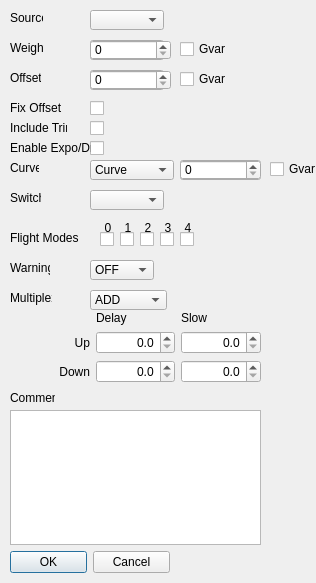
<?xml version="1.0" encoding="UTF-8"?>
<ui version="4.0">
 <class>MixerDialog</class>
 <widget class="QDialog" name="MixerDialog">
  <property name="geometry">
   <rect>
    <x>0</x>
    <y>0</y>
    <width>316</width>
    <height>583</height>
   </rect>
  </property>
  <property name="windowTitle">
   <string>Dialog</string>
  </property>
  <property name="windowIcon">
   <iconset>
    <normaloff>:/icon.png</normaloff>:/icon.png</iconset>
  </property>
  <widget class="QDialogButtonBox" name="buttonBox">
   <property name="geometry">
    <rect>
     <x>10</x>
     <y>550</y>
     <width>160</width>
     <height>25</height>
    </rect>
   </property>
   <property name="orientation">
    <enum>Qt::Horizontal</enum>
   </property>
   <property name="standardButtons">
    <set>QDialogButtonBox::Cancel|QDialogButtonBox::Ok</set>
   </property>
  </widget>
  <widget class="QPlainTextEdit" name="mixerComment">
   <property name="geometry">
    <rect>
     <x>10</x>
     <y>410</y>
     <width>251</width>
     <height>135</height>
    </rect>
   </property>
  </widget>
  <widget class="QLabel" name="label">
   <property name="geometry">
    <rect>
     <x>10</x>
     <y>390</y>
     <width>45</width>
     <height>16</height>
    </rect>
   </property>
   <property name="text">
    <string>Comment</string>
   </property>
  </widget>
  <widget class="QComboBox" name="weightCB">
   <property name="geometry">
    <rect>
     <x>90</x>
     <y>40</y>
     <width>74</width>
     <height>20</height>
    </rect>
   </property>
   <property name="whatsThis">
    <string>The curve used by the mix</string>
   </property>
  </widget>
  <widget class="QWidget" name="layoutWidget">
   <property name="geometry">
    <rect>
     <x>10</x>
     <y>310</y>
     <width>251</width>
     <height>73</height>
    </rect>
   </property>
   <layout class="QGridLayout" name="gridLayout" columnstretch="0,0,0">
    <item row="1" column="1">
     <widget class="QLabel" name="label_13">
      <property name="text">
       <string>Delay</string>
      </property>
     </widget>
    </item>
    <item row="1" column="2">
     <widget class="QLabel" name="label_14">
      <property name="text">
       <string>Slow</string>
      </property>
     </widget>
    </item>
    <item row="2" column="0">
     <widget class="QLabel" name="label_12">
      <property name="text">
       <string>Up</string>
      </property>
      <property name="alignment">
       <set>Qt::AlignRight|Qt::AlignTrailing|Qt::AlignVCenter</set>
      </property>
     </widget>
    </item>
    <item row="3" column="0">
     <widget class="QLabel" name="label_11">
      <property name="text">
       <string>Down</string>
      </property>
      <property name="alignment">
       <set>Qt::AlignRight|Qt::AlignTrailing|Qt::AlignVCenter</set>
      </property>
     </widget>
    </item>
    <item row="0" column="1">
     <spacer name="verticalSpacer">
      <property name="orientation">
       <enum>Qt::Vertical</enum>
      </property>
      <property name="sizeHint" stdset="0">
       <size>
        <width>20</width>
        <height>40</height>
       </size>
      </property>
     </spacer>
    </item>
    <item row="2" column="1">
     <widget class="QDoubleSpinBox" name="delayUpSB">
      <property name="whatsThis">
       <string>&lt;!DOCTYPE HTML PUBLIC &quot;-//W3C//DTD HTML 4.0//EN&quot; &quot;http://www.w3.org/TR/REC-html40/strict.dtd&quot;&gt;
&lt;html&gt;&lt;head&gt;&lt;meta name=&quot;qrichtext&quot; content=&quot;1&quot; /&gt;&lt;style type=&quot;text/css&quot;&gt;
p, li { white-space: pre-wrap; }
&lt;/style&gt;&lt;/head&gt;&lt;body style=&quot; font-family:'MS Shell Dlg 2'; font-size:8.25pt; font-weight:400; font-style:normal;&quot;&gt;
&lt;p style=&quot; margin-top:0px; margin-bottom:0px; margin-left:0px; margin-right:0px; -qt-block-indent:0; text-indent:0px;&quot;&gt;&lt;span style=&quot; font-weight:600; text-decoration: underline;&quot;&gt;Delay ans Slow&lt;/span&gt;&lt;/p&gt;
&lt;p style=&quot;-qt-paragraph-type:empty; margin-top:0px; margin-bottom:0px; margin-left:0px; margin-right:0px; -qt-block-indent:0; text-indent:0px; font-weight:600; text-decoration: underline;&quot;&gt;&lt;/p&gt;
&lt;p style=&quot; margin-top:0px; margin-bottom:0px; margin-left:0px; margin-right:0px; -qt-block-indent:0; text-indent:0px;&quot;&gt;These values control the speed and delay of the output of the mix.  &lt;/p&gt;
&lt;p style=&quot;-qt-paragraph-type:empty; margin-top:0px; margin-bottom:0px; margin-left:0px; margin-right:0px; -qt-block-indent:0; text-indent:0px;&quot;&gt;&lt;/p&gt;
&lt;p style=&quot; margin-top:0px; margin-bottom:0px; margin-left:0px; margin-right:0px; -qt-block-indent:0; text-indent:0px;&quot;&gt;If Delay is not zero the actuation of the mix will be delayed by the specified amount of seconds.&lt;/p&gt;
&lt;p style=&quot;-qt-paragraph-type:empty; margin-top:0px; margin-bottom:0px; margin-left:0px; margin-right:0px; -qt-block-indent:0; text-indent:0px;&quot;&gt;&lt;/p&gt;
&lt;p style=&quot; margin-top:0px; margin-bottom:0px; margin-left:0px; margin-right:0px; -qt-block-indent:0; text-indent:0px;&quot;&gt;If Slow is not zero then the speed of the mix will be set by the value specified -&amp;gt; the value states the number of seconds it takes to transit from -100 to 100.&lt;/p&gt;&lt;/body&gt;&lt;/html&gt;</string>
      </property>
      <property name="alignment">
       <set>Qt::AlignRight|Qt::AlignTrailing|Qt::AlignVCenter</set>
      </property>
      <property name="decimals">
       <number>1</number>
      </property>
      <property name="maximum">
       <double>15.000000000000000</double>
      </property>
     </widget>
    </item>
    <item row="2" column="2">
     <widget class="QDoubleSpinBox" name="slowUpSB">
      <property name="whatsThis">
       <string>&lt;!DOCTYPE HTML PUBLIC &quot;-//W3C//DTD HTML 4.0//EN&quot; &quot;http://www.w3.org/TR/REC-html40/strict.dtd&quot;&gt;
&lt;html&gt;&lt;head&gt;&lt;meta name=&quot;qrichtext&quot; content=&quot;1&quot; /&gt;&lt;style type=&quot;text/css&quot;&gt;
p, li { white-space: pre-wrap; }
&lt;/style&gt;&lt;/head&gt;&lt;body style=&quot; font-family:'MS Shell Dlg 2'; font-size:8.25pt; font-weight:400; font-style:normal;&quot;&gt;
&lt;p style=&quot; margin-top:0px; margin-bottom:0px; margin-left:0px; margin-right:0px; -qt-block-indent:0; text-indent:0px;&quot;&gt;&lt;span style=&quot; font-weight:600; text-decoration: underline;&quot;&gt;Delay ans Slow&lt;/span&gt;&lt;/p&gt;
&lt;p style=&quot;-qt-paragraph-type:empty; margin-top:0px; margin-bottom:0px; margin-left:0px; margin-right:0px; -qt-block-indent:0; text-indent:0px; font-weight:600; text-decoration: underline;&quot;&gt;&lt;/p&gt;
&lt;p style=&quot; margin-top:0px; margin-bottom:0px; margin-left:0px; margin-right:0px; -qt-block-indent:0; text-indent:0px;&quot;&gt;These values control the speed and delay of the output of the mix.  &lt;/p&gt;
&lt;p style=&quot;-qt-paragraph-type:empty; margin-top:0px; margin-bottom:0px; margin-left:0px; margin-right:0px; -qt-block-indent:0; text-indent:0px;&quot;&gt;&lt;/p&gt;
&lt;p style=&quot; margin-top:0px; margin-bottom:0px; margin-left:0px; margin-right:0px; -qt-block-indent:0; text-indent:0px;&quot;&gt;If Delay is not zero the actuation of the mix will be delayed by the specified amount of seconds.&lt;/p&gt;
&lt;p style=&quot;-qt-paragraph-type:empty; margin-top:0px; margin-bottom:0px; margin-left:0px; margin-right:0px; -qt-block-indent:0; text-indent:0px;&quot;&gt;&lt;/p&gt;
&lt;p style=&quot; margin-top:0px; margin-bottom:0px; margin-left:0px; margin-right:0px; -qt-block-indent:0; text-indent:0px;&quot;&gt;If Slow is not zero then the speed of the mix will be set by the value specified -&amp;gt; the value states the number of seconds it takes to transit from -100 to 100.&lt;/p&gt;&lt;/body&gt;&lt;/html&gt;</string>
      </property>
      <property name="alignment">
       <set>Qt::AlignRight|Qt::AlignTrailing|Qt::AlignVCenter</set>
      </property>
      <property name="decimals">
       <number>1</number>
      </property>
      <property name="maximum">
       <double>15.000000000000000</double>
      </property>
     </widget>
    </item>
    <item row="3" column="1">
     <widget class="QDoubleSpinBox" name="delayDownSB">
      <property name="whatsThis">
       <string>&lt;!DOCTYPE HTML PUBLIC &quot;-//W3C//DTD HTML 4.0//EN&quot; &quot;http://www.w3.org/TR/REC-html40/strict.dtd&quot;&gt;
&lt;html&gt;&lt;head&gt;&lt;meta name=&quot;qrichtext&quot; content=&quot;1&quot; /&gt;&lt;style type=&quot;text/css&quot;&gt;
p, li { white-space: pre-wrap; }
&lt;/style&gt;&lt;/head&gt;&lt;body style=&quot; font-family:'MS Shell Dlg 2'; font-size:8.25pt; font-weight:400; font-style:normal;&quot;&gt;
&lt;p style=&quot; margin-top:0px; margin-bottom:0px; margin-left:0px; margin-right:0px; -qt-block-indent:0; text-indent:0px;&quot;&gt;&lt;span style=&quot; font-weight:600; text-decoration: underline;&quot;&gt;Delay ans Slow&lt;/span&gt;&lt;/p&gt;
&lt;p style=&quot;-qt-paragraph-type:empty; margin-top:0px; margin-bottom:0px; margin-left:0px; margin-right:0px; -qt-block-indent:0; text-indent:0px; font-weight:600; text-decoration: underline;&quot;&gt;&lt;/p&gt;
&lt;p style=&quot; margin-top:0px; margin-bottom:0px; margin-left:0px; margin-right:0px; -qt-block-indent:0; text-indent:0px;&quot;&gt;These values control the speed and delay of the output of the mix.  &lt;/p&gt;
&lt;p style=&quot;-qt-paragraph-type:empty; margin-top:0px; margin-bottom:0px; margin-left:0px; margin-right:0px; -qt-block-indent:0; text-indent:0px;&quot;&gt;&lt;/p&gt;
&lt;p style=&quot; margin-top:0px; margin-bottom:0px; margin-left:0px; margin-right:0px; -qt-block-indent:0; text-indent:0px;&quot;&gt;If Delay is not zero the actuation of the mix will be delayed by the specified amount of seconds.&lt;/p&gt;
&lt;p style=&quot;-qt-paragraph-type:empty; margin-top:0px; margin-bottom:0px; margin-left:0px; margin-right:0px; -qt-block-indent:0; text-indent:0px;&quot;&gt;&lt;/p&gt;
&lt;p style=&quot; margin-top:0px; margin-bottom:0px; margin-left:0px; margin-right:0px; -qt-block-indent:0; text-indent:0px;&quot;&gt;If Slow is not zero then the speed of the mix will be set by the value specified -&amp;gt; the value states the number of seconds it takes to transit from -100 to 100.&lt;/p&gt;&lt;/body&gt;&lt;/html&gt;</string>
      </property>
      <property name="alignment">
       <set>Qt::AlignRight|Qt::AlignTrailing|Qt::AlignVCenter</set>
      </property>
      <property name="decimals">
       <number>1</number>
      </property>
      <property name="maximum">
       <double>15.000000000000000</double>
      </property>
     </widget>
    </item>
    <item row="3" column="2">
     <widget class="QDoubleSpinBox" name="slowDownSB">
      <property name="whatsThis">
       <string>&lt;!DOCTYPE HTML PUBLIC &quot;-//W3C//DTD HTML 4.0//EN&quot; &quot;http://www.w3.org/TR/REC-html40/strict.dtd&quot;&gt;
&lt;html&gt;&lt;head&gt;&lt;meta name=&quot;qrichtext&quot; content=&quot;1&quot; /&gt;&lt;style type=&quot;text/css&quot;&gt;
p, li { white-space: pre-wrap; }
&lt;/style&gt;&lt;/head&gt;&lt;body style=&quot; font-family:'MS Shell Dlg 2'; font-size:8.25pt; font-weight:400; font-style:normal;&quot;&gt;
&lt;p style=&quot; margin-top:0px; margin-bottom:0px; margin-left:0px; margin-right:0px; -qt-block-indent:0; text-indent:0px;&quot;&gt;&lt;span style=&quot; font-weight:600; text-decoration: underline;&quot;&gt;Delay ans Slow&lt;/span&gt;&lt;/p&gt;
&lt;p style=&quot;-qt-paragraph-type:empty; margin-top:0px; margin-bottom:0px; margin-left:0px; margin-right:0px; -qt-block-indent:0; text-indent:0px; font-weight:600; text-decoration: underline;&quot;&gt;&lt;/p&gt;
&lt;p style=&quot; margin-top:0px; margin-bottom:0px; margin-left:0px; margin-right:0px; -qt-block-indent:0; text-indent:0px;&quot;&gt;These values control the speed and delay of the output of the mix.  &lt;/p&gt;
&lt;p style=&quot;-qt-paragraph-type:empty; margin-top:0px; margin-bottom:0px; margin-left:0px; margin-right:0px; -qt-block-indent:0; text-indent:0px;&quot;&gt;&lt;/p&gt;
&lt;p style=&quot; margin-top:0px; margin-bottom:0px; margin-left:0px; margin-right:0px; -qt-block-indent:0; text-indent:0px;&quot;&gt;If Delay is not zero the actuation of the mix will be delayed by the specified amount of seconds.&lt;/p&gt;
&lt;p style=&quot;-qt-paragraph-type:empty; margin-top:0px; margin-bottom:0px; margin-left:0px; margin-right:0px; -qt-block-indent:0; text-indent:0px;&quot;&gt;&lt;/p&gt;
&lt;p style=&quot; margin-top:0px; margin-bottom:0px; margin-left:0px; margin-right:0px; -qt-block-indent:0; text-indent:0px;&quot;&gt;If Slow is not zero then the speed of the mix will be set by the value specified -&amp;gt; the value states the number of seconds it takes to transit from -100 to 100.&lt;/p&gt;&lt;/body&gt;&lt;/html&gt;</string>
      </property>
      <property name="alignment">
       <set>Qt::AlignRight|Qt::AlignTrailing|Qt::AlignVCenter</set>
      </property>
      <property name="decimals">
       <number>1</number>
      </property>
      <property name="maximum">
       <double>15.000000000000000</double>
      </property>
     </widget>
    </item>
   </layout>
  </widget>
  <widget class="QLabel" name="label_6">
   <property name="geometry">
    <rect>
     <x>10</x>
     <y>160</y>
     <width>29</width>
     <height>16</height>
    </rect>
   </property>
   <property name="text">
    <string>Curve</string>
   </property>
  </widget>
  <widget class="QComboBox" name="diffcurveCB">
   <property name="geometry">
    <rect>
     <x>90</x>
     <y>160</y>
     <width>84</width>
     <height>20</height>
    </rect>
   </property>
   <property name="whatsThis">
    <string>The curve used by the mix</string>
   </property>
   <item>
    <property name="text">
     <string>Curve</string>
    </property>
   </item>
   <item>
    <property name="text">
     <string>Differential</string>
    </property>
   </item>
   <item>
    <property name="text">
     <string>Expo</string>
    </property>
   </item>
  </widget>
  <widget class="QLabel" name="label_7">
   <property name="geometry">
    <rect>
     <x>10</x>
     <y>190</y>
     <width>31</width>
     <height>16</height>
    </rect>
   </property>
   <property name="text">
    <string>Switch</string>
   </property>
  </widget>
  <widget class="QLabel" name="label_8">
   <property name="geometry">
    <rect>
     <x>10</x>
     <y>260</y>
     <width>40</width>
     <height>16</height>
    </rect>
   </property>
   <property name="text">
    <string>Warning</string>
   </property>
  </widget>
  <widget class="QLabel" name="label_9">
   <property name="geometry">
    <rect>
     <x>10</x>
     <y>290</y>
     <width>42</width>
     <height>16</height>
    </rect>
   </property>
   <property name="text">
    <string>Multiplex</string>
   </property>
  </widget>
  <widget class="QComboBox" name="switchesCB">
   <property name="geometry">
    <rect>
     <x>90</x>
     <y>190</y>
     <width>74</width>
     <height>20</height>
    </rect>
   </property>
   <property name="whatsThis">
    <string>Switch used by the mix.
If blank then the mix is considered to be &quot;ON&quot; all the time.</string>
   </property>
  </widget>
  <widget class="QComboBox" name="warningCB">
   <property name="geometry">
    <rect>
     <x>90</x>
     <y>260</y>
     <width>64</width>
     <height>20</height>
    </rect>
   </property>
   <property name="whatsThis">
    <string>Mixer warning.
Setting this value will cause a beep to be emmitted when this value is active.</string>
   </property>
   <item>
    <property name="text">
     <string>OFF</string>
    </property>
   </item>
   <item>
    <property name="text">
     <string>1 Beep</string>
    </property>
   </item>
   <item>
    <property name="text">
     <string>2 Beep</string>
    </property>
   </item>
   <item>
    <property name="text">
     <string>3 Beep</string>
    </property>
   </item>
  </widget>
  <widget class="QComboBox" name="mltpxCB">
   <property name="geometry">
    <rect>
     <x>90</x>
     <y>290</y>
     <width>77</width>
     <height>20</height>
    </rect>
   </property>
   <property name="whatsThis">
    <string>Multiplexer

This determines how mixer values are added.

&quot;+&quot; means the value of the current mix is added to the previous mixes in the same channel.
&quot;*&quot; means the value of the current mix is amultiplied with the previous mixes in the same channel.
&quot;R&quot; means the value replaces the previous values.  If the switch is off the value will be ignored.</string>
   </property>
   <item>
    <property name="text">
     <string>ADD</string>
    </property>
   </item>
   <item>
    <property name="text">
     <string>MULTIPLY</string>
    </property>
   </item>
   <item>
    <property name="text">
     <string>REPLACE</string>
    </property>
   </item>
  </widget>
  <widget class="QCheckBox" name="FMtrimChkB">
   <property name="geometry">
    <rect>
     <x>90</x>
     <y>140</y>
     <width>16</width>
     <height>16</height>
    </rect>
   </property>
   <property name="whatsThis">
    <string>If checked - will add the trim from the source (if available)</string>
   </property>
   <property name="text">
    <string/>
   </property>
  </widget>
  <widget class="QLabel" name="label_expo_output">
   <property name="geometry">
    <rect>
     <x>10</x>
     <y>140</y>
     <width>81</width>
     <height>16</height>
    </rect>
   </property>
   <property name="text">
    <string>Enable Expo/Dr</string>
   </property>
  </widget>
  <widget class="QLabel" name="label_5">
   <property name="geometry">
    <rect>
     <x>10</x>
     <y>120</y>
     <width>57</width>
     <height>16</height>
    </rect>
   </property>
   <property name="text">
    <string>Include Trim</string>
   </property>
  </widget>
  <widget class="QCheckBox" name="trimChkB">
   <property name="geometry">
    <rect>
     <x>90</x>
     <y>120</y>
     <width>16</width>
     <height>16</height>
    </rect>
   </property>
   <property name="whatsThis">
    <string>If checked - will add the trim from the source (if available)</string>
   </property>
   <property name="text">
    <string/>
   </property>
  </widget>
  <widget class="QLabel" name="offset_label">
   <property name="geometry">
    <rect>
     <x>10</x>
     <y>70</y>
     <width>31</width>
     <height>16</height>
    </rect>
   </property>
   <property name="text">
    <string>Offset</string>
   </property>
  </widget>
  <widget class="QLabel" name="label_3">
   <property name="geometry">
    <rect>
     <x>10</x>
     <y>40</y>
     <width>34</width>
     <height>16</height>
    </rect>
   </property>
   <property name="text">
    <string>Weight</string>
   </property>
  </widget>
  <widget class="QLabel" name="label_2">
   <property name="geometry">
    <rect>
     <x>10</x>
     <y>10</y>
     <width>33</width>
     <height>16</height>
    </rect>
   </property>
   <property name="text">
    <string>Source</string>
   </property>
  </widget>
  <widget class="QLabel" name="offset_label_2">
   <property name="geometry">
    <rect>
     <x>10</x>
     <y>100</y>
     <width>55</width>
     <height>16</height>
    </rect>
   </property>
   <property name="text">
    <string>Fix Offset</string>
   </property>
  </widget>
  <widget class="QCheckBox" name="lateOffsetChkB">
   <property name="geometry">
    <rect>
     <x>90</x>
     <y>100</y>
     <width>16</width>
     <height>16</height>
    </rect>
   </property>
   <property name="whatsThis">
    <string>If checked - will add the trim from the source (if available)</string>
   </property>
   <property name="text">
    <string/>
   </property>
  </widget>
  <widget class="QComboBox" name="sourceCB">
   <property name="geometry">
    <rect>
     <x>90</x>
     <y>10</y>
     <width>74</width>
     <height>20</height>
    </rect>
   </property>
   <property name="whatsThis">
    <string>The source for the mixer</string>
   </property>
  </widget>
  <widget class="QCheckBox" name="weightGvChkB">
   <property name="geometry">
    <rect>
     <x>180</x>
     <y>40</y>
     <width>47</width>
     <height>18</height>
    </rect>
   </property>
   <property name="sizePolicy">
    <sizepolicy hsizetype="Fixed" vsizetype="Fixed">
     <horstretch>0</horstretch>
     <verstretch>0</verstretch>
    </sizepolicy>
   </property>
   <property name="text">
    <string>Gvar</string>
   </property>
  </widget>
  <widget class="QComboBox" name="curvesCB">
   <property name="geometry">
    <rect>
     <x>180</x>
     <y>160</y>
     <width>81</width>
     <height>20</height>
    </rect>
   </property>
   <property name="whatsThis">
    <string>The curve used by the mix</string>
   </property>
  </widget>
  <widget class="QSpinBox" name="weightSB">
   <property name="geometry">
    <rect>
     <x>90</x>
     <y>40</y>
     <width>81</width>
     <height>20</height>
    </rect>
   </property>
  </widget>
  <widget class="QCheckBox" name="offsetGvChkB">
   <property name="geometry">
    <rect>
     <x>180</x>
     <y>70</y>
     <width>47</width>
     <height>18</height>
    </rect>
   </property>
   <property name="sizePolicy">
    <sizepolicy hsizetype="Fixed" vsizetype="Fixed">
     <horstretch>0</horstretch>
     <verstretch>0</verstretch>
    </sizepolicy>
   </property>
   <property name="text">
    <string>Gvar</string>
   </property>
  </widget>
  <widget class="QComboBox" name="offsetCB">
   <property name="geometry">
    <rect>
     <x>90</x>
     <y>70</y>
     <width>74</width>
     <height>20</height>
    </rect>
   </property>
   <property name="whatsThis">
    <string>The curve used by the mix</string>
   </property>
   <property name="insertPolicy">
    <enum>QComboBox::NoInsert</enum>
   </property>
  </widget>
  <widget class="QSpinBox" name="offsetSB">
   <property name="geometry">
    <rect>
     <x>90</x>
     <y>70</y>
     <width>81</width>
     <height>20</height>
    </rect>
   </property>
  </widget>
  <widget class="QCheckBox" name="curveGvChkB">
   <property name="geometry">
    <rect>
     <x>270</x>
     <y>160</y>
     <width>47</width>
     <height>18</height>
    </rect>
   </property>
   <property name="sizePolicy">
    <sizepolicy hsizetype="Fixed" vsizetype="Fixed">
     <horstretch>0</horstretch>
     <verstretch>0</verstretch>
    </sizepolicy>
   </property>
   <property name="text">
    <string>Gvar</string>
   </property>
  </widget>
  <widget class="QSpinBox" name="curvesSB">
   <property name="geometry">
    <rect>
     <x>180</x>
     <y>160</y>
     <width>81</width>
     <height>20</height>
    </rect>
   </property>
   <property name="maximum">
    <number>100</number>
   </property>
  </widget>
  <widget class="QLabel" name="label_15">
   <property name="geometry">
    <rect>
     <x>10</x>
     <y>230</y>
     <width>71</width>
     <height>16</height>
    </rect>
   </property>
   <property name="text">
    <string>Flight Modes</string>
   </property>
  </widget>
  <widget class="QCheckBox" name="Fm0CB">
   <property name="geometry">
    <rect>
     <x>100</x>
     <y>230</y>
     <width>16</width>
     <height>18</height>
    </rect>
   </property>
   <property name="text">
    <string/>
   </property>
  </widget>
  <widget class="QCheckBox" name="Fm1CB">
   <property name="geometry">
    <rect>
     <x>120</x>
     <y>230</y>
     <width>16</width>
     <height>18</height>
    </rect>
   </property>
   <property name="text">
    <string/>
   </property>
  </widget>
  <widget class="QCheckBox" name="Fm2CB">
   <property name="geometry">
    <rect>
     <x>140</x>
     <y>230</y>
     <width>16</width>
     <height>18</height>
    </rect>
   </property>
   <property name="text">
    <string/>
   </property>
  </widget>
  <widget class="QCheckBox" name="Fm3CB">
   <property name="geometry">
    <rect>
     <x>160</x>
     <y>230</y>
     <width>16</width>
     <height>18</height>
    </rect>
   </property>
   <property name="text">
    <string/>
   </property>
  </widget>
  <widget class="QCheckBox" name="Fm4CB">
   <property name="geometry">
    <rect>
     <x>180</x>
     <y>230</y>
     <width>16</width>
     <height>18</height>
    </rect>
   </property>
   <property name="text">
    <string/>
   </property>
  </widget>
  <widget class="QLabel" name="label_16">
   <property name="geometry">
    <rect>
     <x>100</x>
     <y>220</y>
     <width>16</width>
     <height>16</height>
    </rect>
   </property>
   <property name="text">
    <string>0</string>
   </property>
   <property name="alignment">
    <set>Qt::AlignCenter</set>
   </property>
  </widget>
  <widget class="QLabel" name="label_17">
   <property name="geometry">
    <rect>
     <x>120</x>
     <y>220</y>
     <width>16</width>
     <height>16</height>
    </rect>
   </property>
   <property name="text">
    <string>1</string>
   </property>
   <property name="alignment">
    <set>Qt::AlignCenter</set>
   </property>
  </widget>
  <widget class="QLabel" name="label_18">
   <property name="geometry">
    <rect>
     <x>140</x>
     <y>220</y>
     <width>16</width>
     <height>16</height>
    </rect>
   </property>
   <property name="text">
    <string>2</string>
   </property>
   <property name="alignment">
    <set>Qt::AlignCenter</set>
   </property>
  </widget>
  <widget class="QLabel" name="label_19">
   <property name="geometry">
    <rect>
     <x>160</x>
     <y>220</y>
     <width>16</width>
     <height>16</height>
    </rect>
   </property>
   <property name="text">
    <string>3</string>
   </property>
   <property name="alignment">
    <set>Qt::AlignCenter</set>
   </property>
  </widget>
  <widget class="QLabel" name="label_20">
   <property name="geometry">
    <rect>
     <x>180</x>
     <y>220</y>
     <width>16</width>
     <height>16</height>
    </rect>
   </property>
   <property name="text">
    <string>4</string>
   </property>
   <property name="alignment">
    <set>Qt::AlignCenter</set>
   </property>
  </widget>
 </widget>
 <resources/>
 <connections>
  <connection>
   <sender>buttonBox</sender>
   <signal>accepted()</signal>
   <receiver>MixerDialog</receiver>
   <slot>accept()</slot>
   <hints>
    <hint type="sourcelabel">
     <x>199</x>
     <y>354</y>
    </hint>
    <hint type="destinationlabel">
     <x>157</x>
     <y>274</y>
    </hint>
   </hints>
  </connection>
  <connection>
   <sender>buttonBox</sender>
   <signal>rejected()</signal>
   <receiver>MixerDialog</receiver>
   <slot>reject()</slot>
   <hints>
    <hint type="sourcelabel">
     <x>199</x>
     <y>360</y>
    </hint>
    <hint type="destinationlabel">
     <x>208</x>
     <y>274</y>
    </hint>
   </hints>
  </connection>
 </connections>
</ui>
